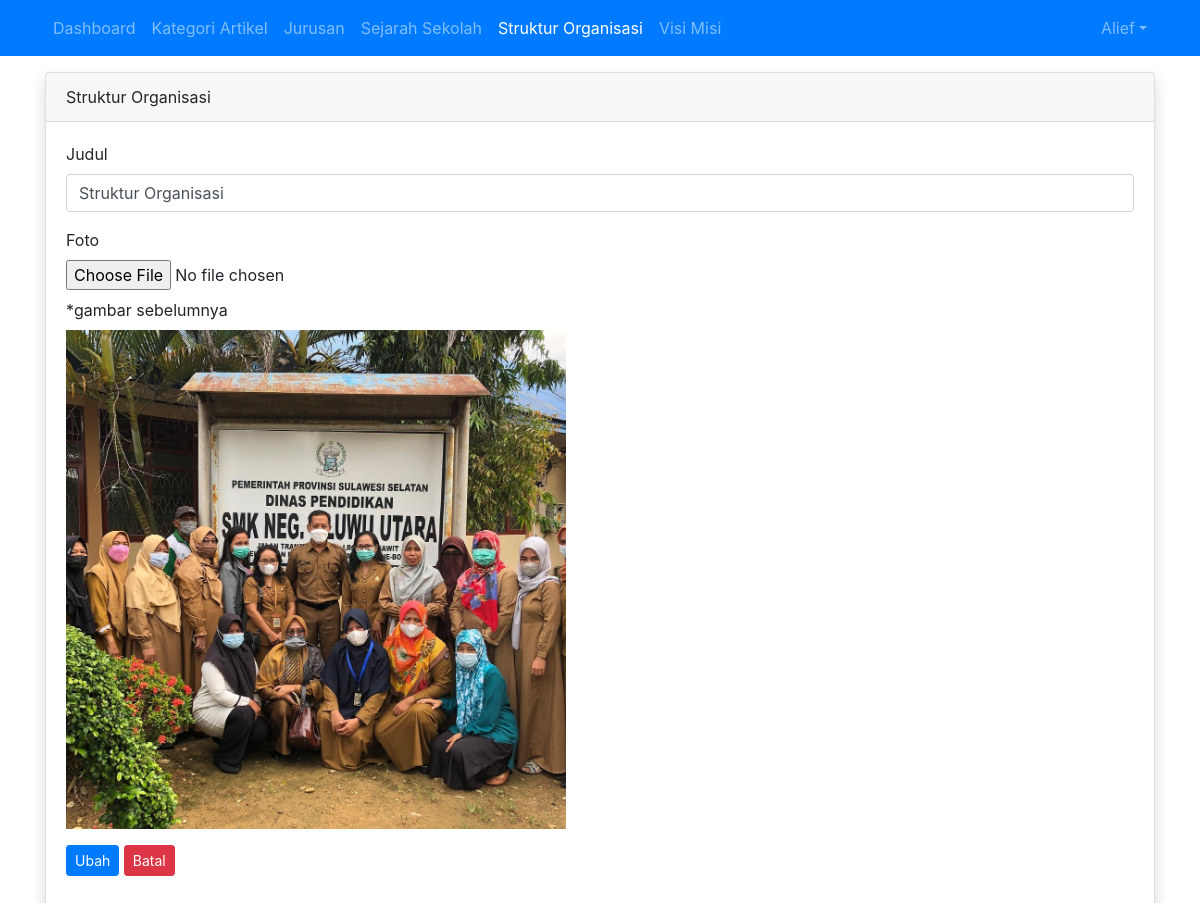
Page /admin/struktur/struktur.php (signed in) on the committed database.
### tables this page shows
CREATE TABLE `tbl_struktur_organisasi` (
  `id` int(11) NOT NULL,
  `judul` varchar(255) DEFAULT NULL,
  `foto` varchar(100) DEFAULT NULL
);

### admin/struktur/struktur.php (the view, shortened to what this page needs)
<?php
require_once '../../koneksi.php';
$query_struktur = mysqli_query($koneksi, "SELECT * FROM tbl_struktur_organisasi WHERE id = 1");
$struktur = mysqli_fetch_assoc($query_struktur);
?>
<!DOCTYPE html>
<html>
<head>
	<link rel="stylesheet" href="../../resources/css/bootstrap.min.css">
</head>
<body>
	<?php require_once '../navbar.php'; ?>
	<div class="container mt-3">
		<div class="row">
			<div class="col">
				<div class="card shadow">
					<div class="card-header">
						<div class="clearfix">
							<div class="float-left">
								Struktur Organisasi
							</div>
						</div>
					</div>
					<div class="card-body">
						<form method="POST" action="proses_struktur.php" enctype="multipart/form-data">
							<div class="form-group">
								<label for="judul">Judul</label>
								<input type="text" value="<?= $struktur['judul'] ?>" class="form-control" id="judul" placeholder="Judul" autocomplete="off" required="required" name="judul">
							</div>
							<div class="form-group">
								<label for="foto">Foto</label>
								<input type="file" class="form-control-file mb-2" id="foto" placeholder="Foto Struktur Organisasi" autocomplete="off" name="foto">
								*gambar sebelumnya <br>
								<img src="../../images/struktur/<?= $struktur['foto'] ?>" alt="<?= $row['judul'] ?>" width="500px" class="mt-2">
							</div>
							<div class="form-group">
								<button type="submit" class="btn btn-sm btn-primary" name="ubah">Ubah</button>
								<button type="reset" class="btn btn-sm btn-danger" onclick="return confirm('apakah anda yakin?')">Batal</button>
							</div>
						</form>
					</div>
				</div>
			</div>
		</div>
	</div>
</body>
</html>

### rows in the picture
tbl_struktur_organisasi: judul "Struktur Organisasi", foto (picture)

### other values in the picture
$_SESSION['nama'] "Alief"
